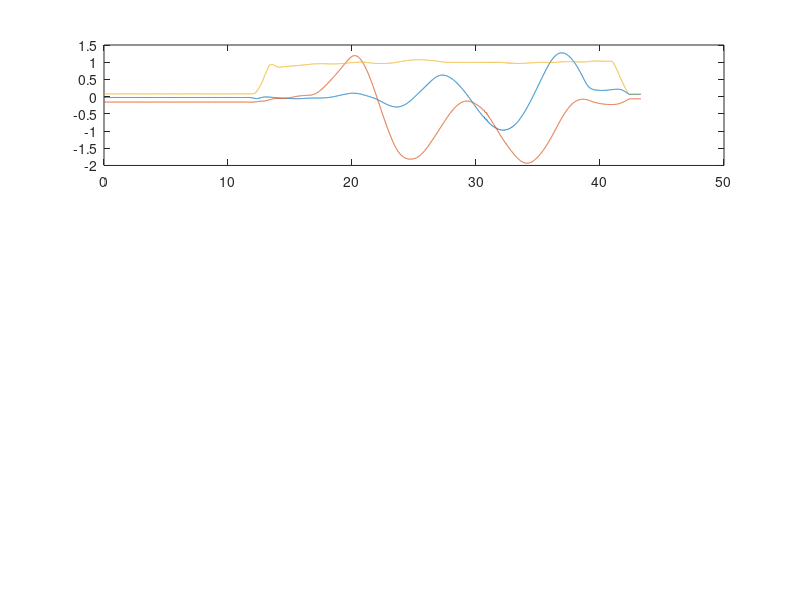

The MATLAB script that drew this image: (Note: this script raises an error after producing the figure.)
%% Initialization
clear;
close all;
clc;


%% Load quaternion data
% % Retrieve bag file
% cd ~/.ros;
% bag = rosbag("ardrone2_exp_2020-07-24_3.bag");
% cd ~/ardrone2_ws/src/ardrone2_dem/dem/matlab;
% 
% % Select topics that need to be stored
% % Controller signal topics
% topics.cmdVel = 0;
% 
% % Simulation/flight data topics
% topics.modelInput = 0;
% topics.gazeboModelStates = 0;
% topics.optitrack = 1;
% topics.ardroneImu = 0;
% topics.ardroneNav = 0;
% topics.ardroneOdom = 0;
% topics.rotorsMotorSpeed = 0;
% 
% % Set time interval with respect to start of rosbag recording
% % time = [0,75]; %exp 07-24_2
% time = [135,180]; %exp 07-24_3
% % time = [0,36]; %exp 07-24_8
% 
% 
% %% Get data
% topicsOut = storeBagdata(bag,topics,time);
% 
% if topics.optitrack
%     optitrackStampTime  = topicsOut.optitrack.stampTime;
%     optitrackPos        = topicsOut.optitrack.pos;
%     optitrackOrientQuat = topicsOut.optitrack.orient;
% end
% optitrackStampTime = optitrackStampTime - optitrackStampTime(1);
% 
% 
% %% Convert to Euler angles
% optitrackOrient = quat2EulAndWrap(optitrackOrientQuat,0);
% 
% 
% %% Save data for code speedup
% save('checkOptitrackAnglesExp7_24_3.mat',...
%      'optitrackStampTime','optitrackPos','optitrackOrient');
% 
% 
%% Load data for code speedup
load checkOptitrackAnglesExp7_24_3.mat;


%% Calculate initial yaw angle at beginning of experiment w.r.t. OptiTrack
%  configuration
tAvg = 3;
[~,otAvgEnd] = min(abs(optitrackStampTime-tAvg));
psiOffset = mean(optitrackOrient(3,1:otAvgEnd));


%% Correct angle data
% Approximately (assuming a configuration with orientation psi = pi/2):
% phi_c = -theta_i
% theta_c = phi_i
% psi_c psi_i + pi/2
% optitrackOrientC = [0,-1,0;1,0,0;0,0,1]*optitrackOrient + [0;0;pi/2];

% Correct phi and theta axes (scaling) and yaw values (offset and scaling)
optitrackOrientC = rotz(-psiOffset/pi*180)*optitrackOrient + ...
                   [0;0;pi/2];

% Correct phi and theta values (offset)
optitrackOrientC = optitrackOrientC - ...
                   [mean(optitrackOrientC(1:2,1:otAvgEnd),2);0];


%% Plot
figure('Name','Position and orientation');
subplot(3,1,1);
plot(optitrackStampTime,optitrackPos(1,:));
hold on;
plot(optitrackStampTime,optitrackPos(2,:));
plot(optitrackStampTime,optitrackPos(3,:));
yline(0);
legend('x','y','z','0 ref');

% figure('Name','Original orientation');
subplot(3,1,2);
plot(optitrackStampTime,optitrackOrient(1,:));
hold on;
plot(optitrackStampTime,optitrackOrient(2,:));
plot(optitrackStampTime,optitrackOrient(3,:));
yline(0);
legend('\phi_i','\theta_i','\psi_i','0 ref');

% figure('Name','Corrected orientation');
subplot(3,1,3);
plot(optitrackStampTime,optitrackOrientC(1,:));
hold on;
plot(optitrackStampTime,optitrackOrientC(2,:));
plot(optitrackStampTime,optitrackOrientC(3,:));
yline(0);
legend('\phi_c','\theta_c','\psi_c','0 ref');
